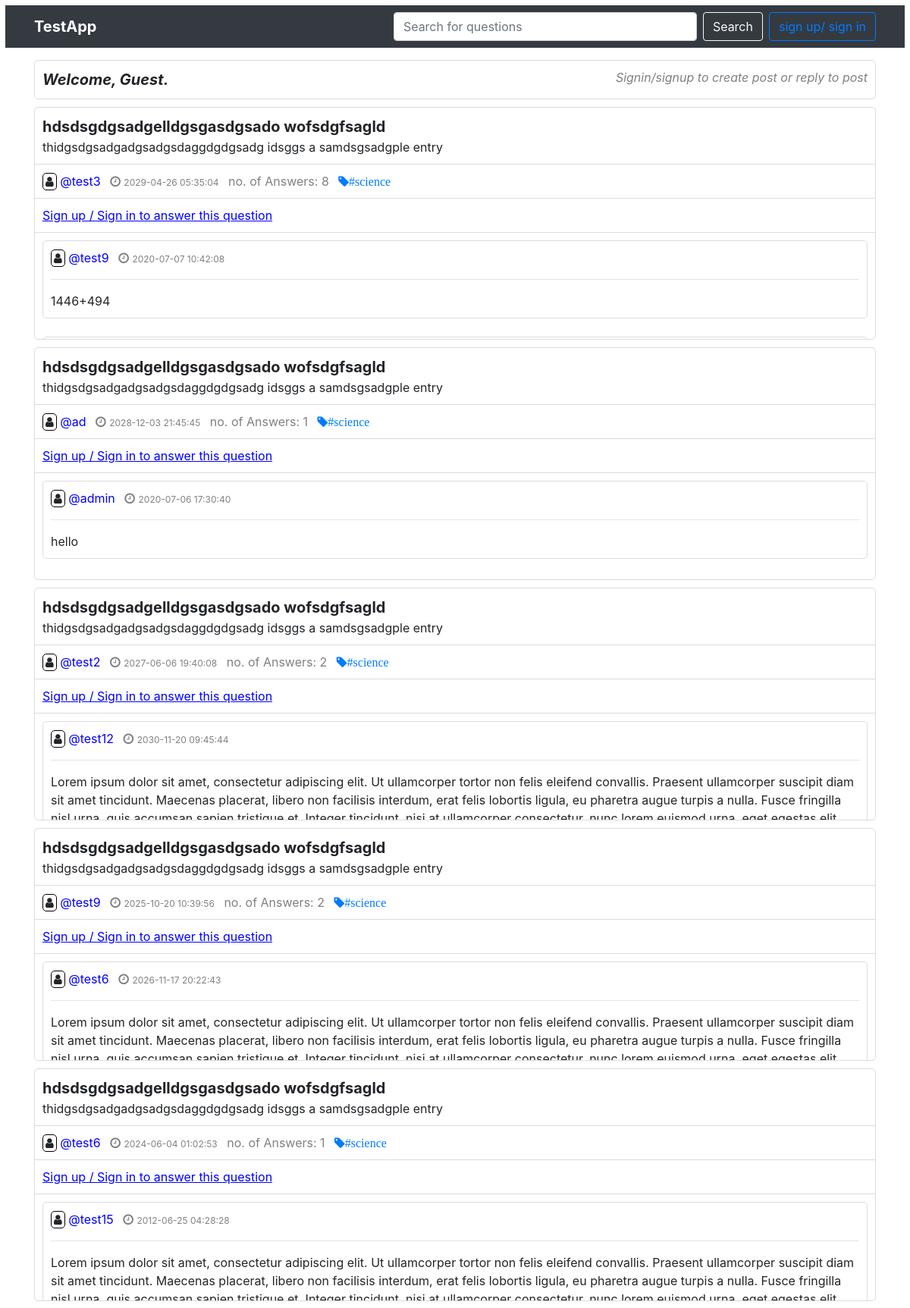
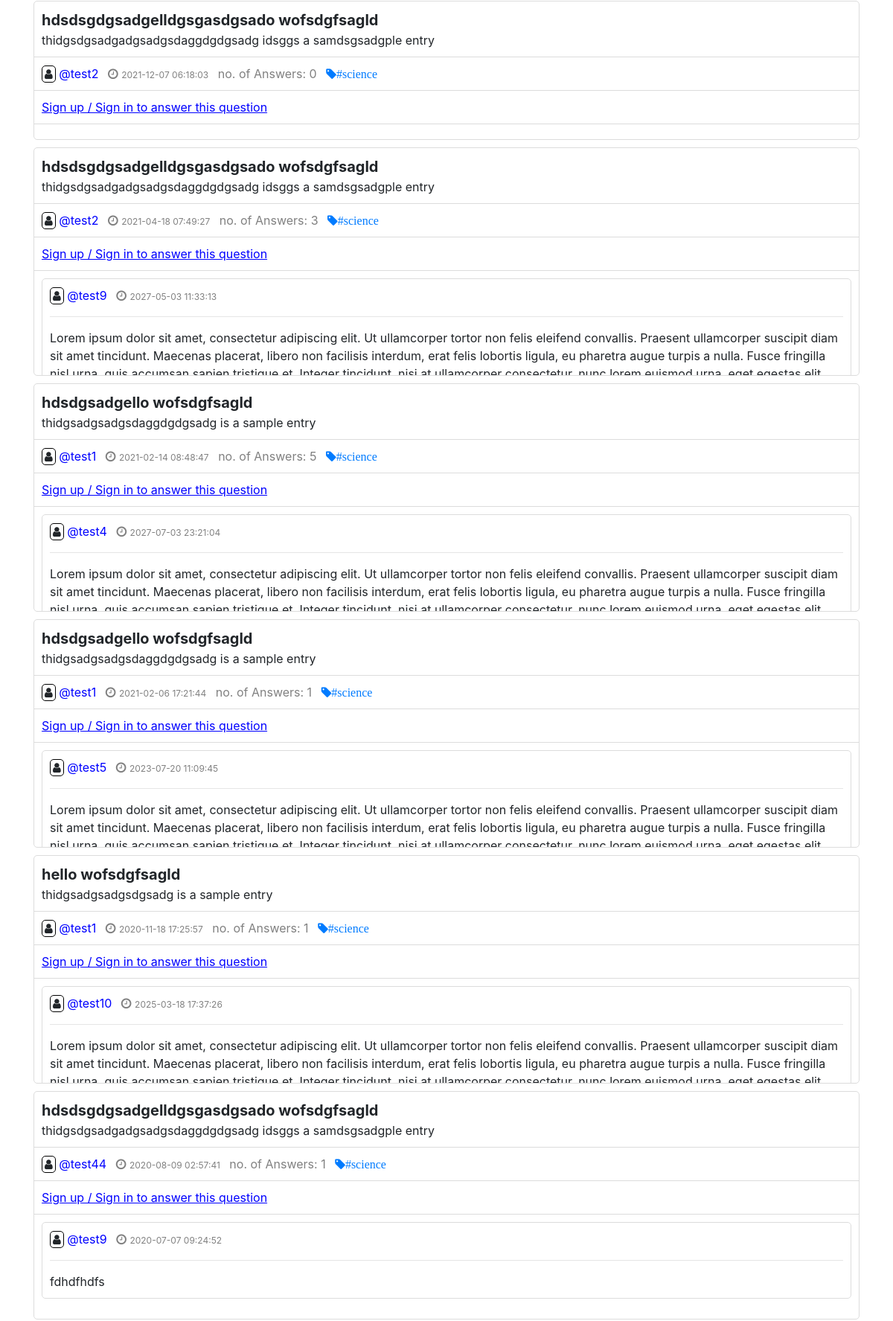
The page / (upper part) on the database its author committed (2 pictures, top to bottom).
### tables this page shows
CREATE TABLE "questions" (
	"question_id"	INTEGER UNIQUE,
	"user_id"	INTEGER NOT NULL,
	"timestamp"	TEXT NOT NULL,
	"title"	TEXT NOT NULL,
	"description"	TEXT NOT NULL,
	"tag"	TEXT NOT NULL,
	PRIMARY KEY("question_id" AUTOINCREMENT)
);

CREATE TABLE "authentication" (
	"user_id"	INTEGER UNIQUE,
	"username"	TEXT NOT NULL UNIQUE,
	"email"	TEXT NOT NULL UNIQUE,
	"password"	TEXT NOT NULL,
	PRIMARY KEY("user_id" AUTOINCREMENT)
);

CREATE TABLE "answers" (
	"answer_id"	INTEGER UNIQUE,
	"user_id"	INTEGER,
	"question_id"	INTEGER NOT NULL,
	"timestamp"	TEXT NOT NULL,
	"answer"	TEXT NOT NULL,
	PRIMARY KEY("answer_id" AUTOINCREMENT)
);

### server.py (the view)
@app.route('/',methods=['post','get'])
def index():
    print('loding home.html')
    if 'userid' in session and 'username' in session:
        useridv = session['userid']
        usernamev = session['username']
        result1 = gather_data1(session_id=useridv)
        print('session data found : ','userid = ',useridv,' username = ', usernamev )
        stat1data='Welcome, '+usernamev+'.'
        stat2data='Total question posted: '+str(get_count('questions',useridv)[0][0]) +' and Total answers replyed: '+str(get_count('answers',useridv)[0][0])+'.'
        return render_template('home.html',userid=useridv,username= usernamev,posts=result1,inPostPage=0,stat1=stat1data,stat2=stat2data,postAnsCondn="inline",noPostCondn="none")
    else:
        result1 = gather_data1(session_id=0)
        print('inside session not found')
        app.secret_key = secretkeygeneration()
        stat1data='Welcome, Guest.'
        stat2data='Signin/signup to create post or reply to post'
        return render_template('home.html',userid=0,username='none',posts=result1,inPostPage=0,stat1=stat1data,stat2=stat2data,postAnsCondn="none",noPostCondn="inline-block")

### server.py (called while the page is built)
def secretkeygeneration():
    import secrets
    import string
    key=str(''.join(secrets.choice(string.ascii_uppercase + string.digits + string.ascii_lowercase) for i in range(16)))
    print('secret key: ',key)
    return key

def collect_data_form_answers(question_id):
    mydb = sqlite3.connect('server_data.db')
    con = mydb.execute("SELECT A.answer_id,S.username, A.timestamp, A.answer, A.user_id FROM answers A join authentication S on (A.user_id ==S.user_id)  where question_id = ? order by timestamp DESC;",[question_id])
    result= con.fetchall()
    mydb.close()
    return result

def collect_data_from_question_by_userid(keyword):
    mydb = sqlite3.connect('server_data.db')
    if keyword != 'none':
        con = mydb.execute("SELECT  Q.question_id, A.username, Q.timestamp, Q.title, Q.description, Q.tag, Q.user_id FROM questions Q join authentication A on (Q.user_id == A.user_id) where Q.user_id = ? order by Q.timestamp DESC ;",[keyword])
        result= con.fetchall()
        mydb.close()
        return result
    else:
        con = mydb.execute("SELECT  Q.question_id, A.username, Q.timestamp, Q.title, Q.description, Q.tag, Q.user_id FROM questions Q join authentication A on (Q.user_id == A.user_id) order by Q.timestamp DESC ;")
        result= con.fetchall()
        mydb.close()
        return result

### templates/home.html (shortened to what this page needs)
<html>
<head>
    <link rel="stylesheet" type="text/css" href="{{ url_for('static', filename='style15.css') }}">
  <link rel="stylesheet" href="https://maxcdn.bootstrapcdn.com/bootstrap/4.5.0/css/bootstrap.min.css">
    <link rel="stylesheet" href="https://cdnjs.cloudflare.com/ajax/libs/font-awesome/4.7.0/css/font-awesome.min.css">
</head>
<body onload = "onload_function()">
<nav class="navbar navbar-expand-lg navbar-dark bg-dark">
  <div class="container">
  <a class="navbar-brand font-weight-bold" href="http://127.0.0.1:5000">TestApp</a>
  <div class="collapse navbar-collapse" id="navbarContent">
    <div class="navbar-nav ml-auto mr-sm-2">
    <form class="form-inline my-2 my-lg-0" action="http://kaushiks.pythonanywhere.com/search" method="post">
      <input class="form-control mr-sm-2" id="searchBar" type="search" placeholder="Search for questions" name="search">
      <button class="btn btn-outline-light my-2 my-sm-0" type="submit">Search</button>
    </form>
  </div>
<div>
        <button id="signup" onclick="restartSignModal()" type="button" class="btn btn-outline-primary my-2 my-sm-0" type="button" data-toggle="modal" data-target=".signInModal">sign up/ sign in</button>
        </div>
          </div>
</div>
</nav>
<div class="container">
      <div id="postButtons" class="center" style="text-align: center;">
      </div>
      <div id="intro" style="padding:10px; border:1px solid gainsboro; border-radius: 5px;">
        <span style="font-weight: bold; font-size:20px; font-style: italic;">{{stat1}}</span>
        <span style="float:right; color:grey; font-style: italic;">{{stat2}}</span>
      </div>
      {% for questions in posts %}
     <div id="posts" style="margin-top:10px;">
      <div class="postCardModal">
        <div class="questionModal">
        <span style="display: inline-block; font-weight: bold; font-size: 20px;" id="title1{{questions['question_id']}}">{{questions['question title']}}</span>
        <div id="question1{{questions['question_id']}}">{{questions['question description']}}</div>
        </div>
        <div class="postCardRow2">
        <i class="fa fa-user" data-toggle="tooltip" title="{{questions['question postedby']}}" id="userHead2"></i>
        <a class="postCardUsername mr-sm-2" href="http://kaushiks.pythonanywhere.com/tag1?search={{questions['question postedby']}}">@{{questions['question postedby']}}</a>
        <i class="fa fa-clock-o" id="postClock"></i>
        <span id="timeOfPost" class="mr-sm-2">{{questions['question timestamp']}}</span>
        <span id="noOfAns" class="mr-sm-2">no. of Answers: {{questions['no of answers']}}</span>
        <a class= "fa fa-tag mr-sm-2" href="http://kaushiks.pythonanywhere.com/tag?search={{questions['question tag']}}">#{{questions['question tag']}}</a>
      </div>
      </div>
      <div id="postAnswerDiv">
          <div id="alternateAnswerDiv" style="display: {{noPostCondn}};">
          <span onclick="restartSignModal()" data-toggle="modal" data-target=".signInModal"  style="cursor: pointer; text-decoration: underline; color: blue;">
          Sign up / Sign in to answer this question
          </span>
          </div>
      </div>
      <div id="answers" style="height: {{questions['question answer scroll height']}}px; overflow-y: {{questions['question answer scroll status']}};">
        {% for answers in questions['question answers'] %}
        <div class="answerPost">
        <div id="answerPostRow1">
         <i class="fa fa-user" data-toggle="tooltip" title="{{answers['answered by']}}" id="userHead2"></i>
        <a class="postCardUsername mr-sm-2" href="http://kaushiks.pythonanywhere.com/tag1?search={{answers['answered by']}}">@{{answers['answered by']}}</a>
        <i class="fa fa-clock-o" id="postClock"></i>
        <span id="timeOfPost" class="mr-sm-2">{{answers['answer timestamp']}}</span>
        <hr>
        </div>
        <div id="answer1{{answers['answer_id']}}" class="theAnswerClass">{{answers['answer']}}</div>
        </div>
        <br>
        {% endfor %}
      </div>
     </div>
     {% endfor %}
    </div>
</body>
</html>

### static/style15.css (style rules this page uses)
body { padding:7px; }
#searchBar { width: 400px !important; }
#userHead2 { font-size: 15px; border:1px solid black; border-radius:5px; padding:3px; }
.postCardRow2 { padding:10px; border-bottom: 1px solid gainsboro; }
.postCardUsername { color:blue; }
#postClock { color:grey; }
#timeOfPost { color:grey; font-size:12px; }
#noOfAns { color: grey; }
.postCardUsername { cursor: pointer; }
#posts { border:1px solid gainsboro; border-radius:5px; }
.questionModal { padding:10px; border-bottom: 1px solid gainsboro; }
#postAnswerDiv { padding:10px; border-bottom:1px solid gainsboro; }
#answers { padding: 10px; }
.answerPost { padding:10px; border:1px solid gainsboro; border-radius: 5px; }
.center { display: block; margin-left: auto; margin-right: auto; width: 50%; }

### rows shown on the page
questions: title "hdsdsgdgsadgelldgsgasdgsado wofsdgfsagld", description "thidgsdgsadgadgsadgsdaggdgdgsadg idsggs a samdsgsadgple entry", username "test3", timestamp "2029-04-26 05:35:04", questions "8", tag "science", {{ questions['question answer scroll height'] }} 140 (drawn)
answers: username "test9", timestamp "2020-07-07 10:42:08", answer "1446+494"
questions: title "hdsdsgdgsadgelldgsgasdgsado wofsdgfsagld", description "thidgsdgsadgadgsadgsdaggdgdgsadg idsggs a samdsgsadgple entry", username "ad", timestamp "2028-12-03 21:45:45", questions "1", tag "science", {{ questions['question answer scroll height'] }} 140 (drawn)
answers: username "admin", timestamp "2020-07-06 17:30:40", answer "hello"
questions: title "hdsdsgdgsadgelldgsgasdgsado wofsdgfsagld", description "thidgsdgsadgadgsadgsdaggdgdgsadg idsggs a samdsgsadgple entry", username "test2", timestamp "2027-06-06 19:40:08", user "2", tag "science", {{ questions['question answer scroll height'] }} 140 (drawn)
answers: username "test12", timestamp "2030-11-20 09:45:44", answer "Lorem ipsum dolor sit amet, consectetur adipiscing elit. Ut ullamcorper tortor non felis eleifend convallis. Praesent ullamcorper suscipit diam sit amet tincidunt. Maecenas placerat, libero non facilisis interdum, erat felis lobortis ligula, eu pharetra augue turpis a nulla. Fusce fringilla…"
questions: title "hdsdsgdgsadgelldgsgasdgsado wofsdgfsagld", description "thidgsdgsadgadgsadgsdaggdgdgsadg idsggs a samdsgsadgple entry", username "test9", timestamp "2025-10-20 10:39:56", questions "2", tag "science", {{ questions['question answer scroll height'] }} 140 (drawn)
answers: username "test6", timestamp "2026-11-17 20:22:43", answer "Lorem ipsum dolor sit amet, consectetur adipiscing elit. Ut ullamcorper tortor non felis eleifend convallis. Praesent ullamcorper suscipit diam sit amet tincidunt. Maecenas placerat, libero non facilisis interdum, erat felis lobortis ligula, eu pharetra augue turpis a nulla. Fusce fringilla…"
questions: title "hdsdsgdgsadgelldgsgasdgsado wofsdgfsagld", description "thidgsdgsadgadgsadgsdaggdgdgsadg idsggs a samdsgsadgple entry", username "test6", timestamp "2024-06-04 01:02:53", questions "1", tag "science", {{ questions['question answer scroll height'] }} 140 (drawn)
answers: username "test15", timestamp "2012-06-25 04:28:28", answer "Lorem ipsum dolor sit amet, consectetur adipiscing elit. Ut ullamcorper tortor non felis eleifend convallis. Praesent ullamcorper suscipit diam sit amet tincidunt. Maecenas placerat, libero non facilisis interdum, erat felis lobortis ligula, eu pharetra augue turpis a nulla. Fusce fringilla…"
questions: title "hdsdsgdgsadgelldgsgasdgsado wofsdgfsagld", description "thidgsdgsadgadgsadgsdaggdgdgsadg idsggs a samdsgsadgple entry", username "test2", timestamp "2021-12-07 06:18:03", questions "0", tag "science"
questions: title "hdsdsgdgsadgelldgsgasdgsado wofsdgfsagld", description "thidgsdgsadgadgsadgsdaggdgdgsadg idsggs a samdsgsadgple entry", username "test2", timestamp "2021-04-18 07:49:27", questions "3", tag "science", {{ questions['question answer scroll height'] }} 140 (drawn)
answers: username "test9", timestamp "2027-05-03 11:33:13", answer "Lorem ipsum dolor sit amet, consectetur adipiscing elit. Ut ullamcorper tortor non felis eleifend convallis. Praesent ullamcorper suscipit diam sit amet tincidunt. Maecenas placerat, libero non facilisis interdum, erat felis lobortis ligula, eu pharetra augue turpis a nulla. Fusce fringilla…"
questions: title "hdsdgsadgello wofsdgfsagld", description "thidgsadgsadgsdaggdgdgsadg is a sample entry", username "test1", timestamp "2021-02-14 08:48:47", questions "5", tag "science", {{ questions['question answer scroll height'] }} 140 (drawn)
answers: username "test4", timestamp "2027-07-03 23:21:04", answer "Lorem ipsum dolor sit amet, consectetur adipiscing elit. Ut ullamcorper tortor non felis eleifend convallis. Praesent ullamcorper suscipit diam sit amet tincidunt. Maecenas placerat, libero non facilisis interdum, erat felis lobortis ligula, eu pharetra augue turpis a nulla. Fusce fringilla…"
questions: title "hdsdgsadgello wofsdgfsagld", description "thidgsadgsadgsdaggdgdgsadg is a sample entry", username "test1", timestamp "2021-02-06 17:21:44", user "1", tag "science", {{ questions['question answer scroll height'] }} 140 (drawn)
answers: username "test5", timestamp "2023-07-20 11:09:45", answer "Lorem ipsum dolor sit amet, consectetur adipiscing elit. Ut ullamcorper tortor non felis eleifend convallis. Praesent ullamcorper suscipit diam sit amet tincidunt. Maecenas placerat, libero non facilisis interdum, erat felis lobortis ligula, eu pharetra augue turpis a nulla. Fusce fringilla…"
questions: title "hello wofsdgfsagld", description "thidgsadgsadgsdgsadg is a sample entry", username "test1", timestamp "2020-11-18 17:25:57", user "1", tag "science", {{ questions['question answer scroll height'] }} 140 (drawn)
answers: username "test10", timestamp "2025-03-18 17:37:26", answer "Lorem ipsum dolor sit amet, consectetur adipiscing elit. Ut ullamcorper tortor non felis eleifend convallis. Praesent ullamcorper suscipit diam sit amet tincidunt. Maecenas placerat, libero non facilisis interdum, erat felis lobortis ligula, eu pharetra augue turpis a nulla. Fusce fringilla…"
questions: title "hdsdsgdgsadgelldgsgasdgsado wofsdgfsagld", description "thidgsdgsadgadgsadgsdaggdgdgsadg idsggs a samdsgsadgple entry", username "test44", timestamp "2020-08-09 02:57:41", questions "1", tag "science", {{ questions['question answer scroll height'] }} 140 (drawn)
answers: username "test9", timestamp "2020-07-07 09:24:52", answer "fdhdfhdfs"

### other values the page prints
{{ stat1 }} "Welcome, Guest."
{{ stat2 }} "Signin/signup to create post or reply to post"
